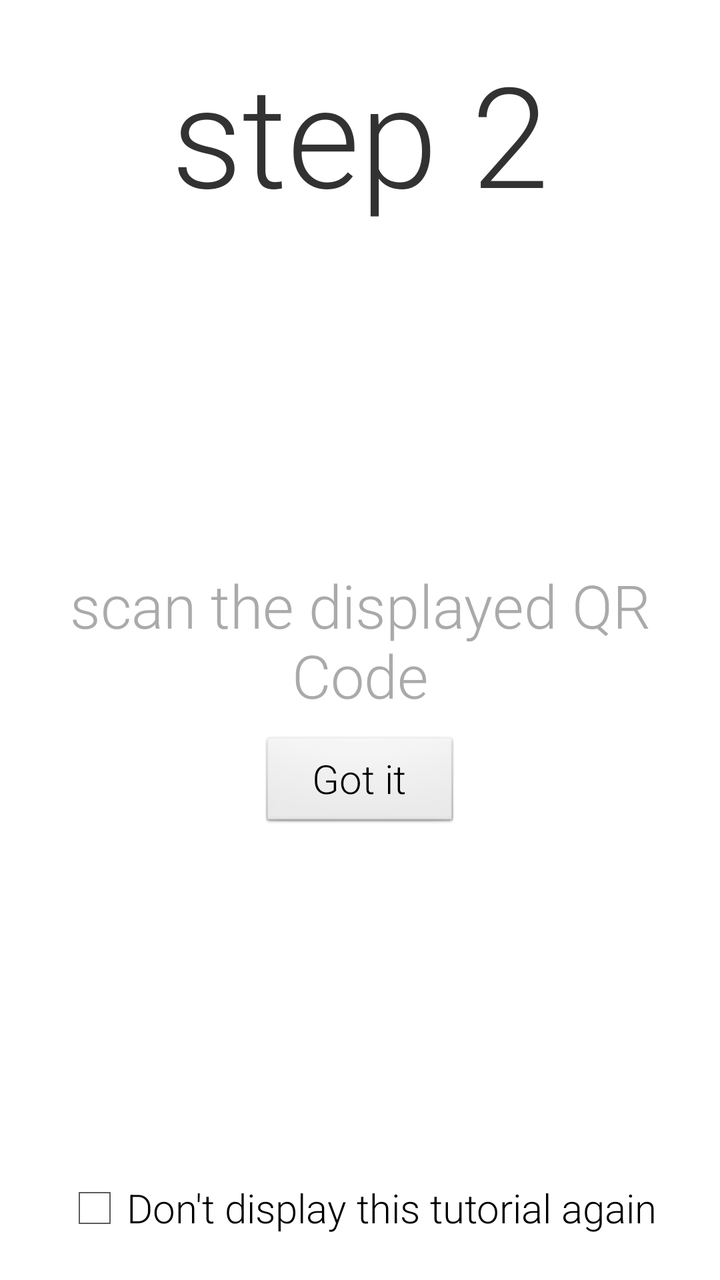
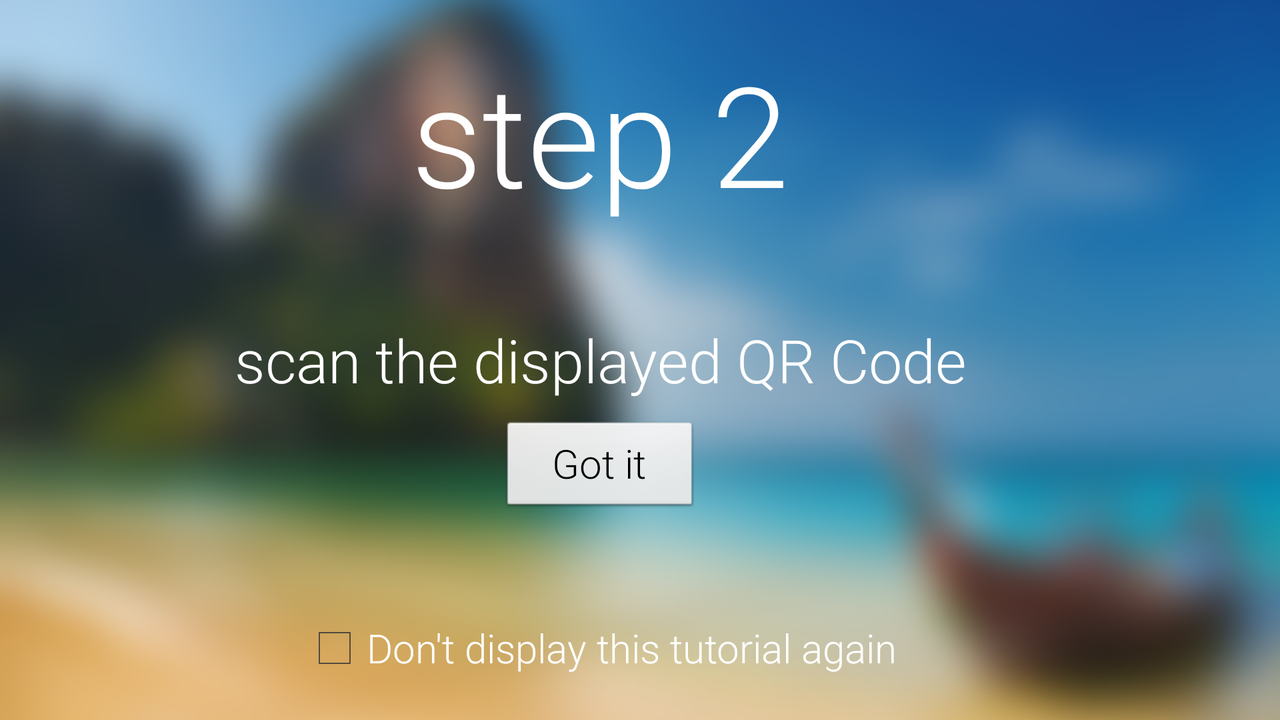

The same Android screen from two of the app's own layout files: first res/layout/ as a phone draws it, then the repository's variant for another configuration, drawn on a device whose configuration selects that folder. Both files follow.
<!-- AndroidManifest.xml: application theme AppTheme -->
<!-- res/layout/tutorial_fragment3.xml -->
<?xml version="1.0" encoding="utf-8"?>
<RelativeLayout xmlns:android="http://schemas.android.com/apk/res/android"
    android:orientation="vertical" android:layout_width="match_parent"
    android:layout_height="match_parent"
    android:paddingLeft="20dp"
    android:paddingRight="20dp">

    <TextView
        android:id="@+id/topTitle"
        android:layout_width="wrap_content"
        android:layout_height="wrap_content"
        android:text="step 2"
        android:fontFamily="sans-serif-light"
        android:textSize="70sp"
        android:layout_alignParentTop="true"
        android:layout_marginTop="20dp"
        android:layout_centerHorizontal="true"/>
    <TextView
        android:id="@+id/middle"
        android:layout_width="wrap_content"
        android:layout_height="wrap_content"
        android:textSize="30sp"
        android:gravity="center"
        android:fontFamily="sans-serif-light"
        android:layout_centerInParent="true"
        android:text="scan the displayed QR Code"
        android:layout_centerHorizontal="true"
        android:textColor="@android:color/darker_gray"/>
    <Button
        android:id="@+id/endTutorialBtn"
        android:layout_below="@+id/middle"
        android:layout_marginTop="10dp"
        android:layout_width="100dp"
        android:layout_height="wrap_content"
        android:layout_centerHorizontal="true"
        style="@android:style/Widget.Button"
        android:fontFamily="sans-serif-light"
        android:textSize="20sp"
        android:text="Got it"/>
    <CheckBox
        android:id="@+id/dontShowTutorialAgain"
        android:layout_alignParentBottom="true"
        android:layout_width="wrap_content"
        android:layout_height="wrap_content"
        android:text="Don't display this tutorial again"
        android:fontFamily="sans-serif-light"
        android:textSize="20sp"
        android:layout_centerHorizontal="true"
        android:layout_marginBottom="20dp"/>
</RelativeLayout>
<!-- resources referenced by this layout -->
<resources>
  <!-- from res/values-v19/ -->
  <style name="AppTheme" parent="android:Theme.Holo.Light.DarkActionBar">
          
      </style>
</resources>
<!-- res/layout-land/tutorial_fragment3.xml (the repository's variant of the layout above) -->
<!-- drawn on the phone turned sideways -->
<?xml version="1.0" encoding="utf-8"?>
<RelativeLayout xmlns:android="http://schemas.android.com/apk/res/android"
    android:layout_width="match_parent"
    android:layout_height="match_parent"
    android:orientation="vertical">
    <ImageView
        android:id="@+id/bg"
        android:layout_width="match_parent"
        android:layout_height="match_parent"
        android:scaleType="centerCrop"
        android:src="@drawable/img5"/>
    <RelativeLayout
        android:layout_width="match_parent"
        android:layout_height="match_parent"
        android:paddingLeft="20dp"
        android:paddingRight="20dp"
        android:layout_marginRight="@dimen/tutorialMarginRight">

        <TextView
            android:id="@+id/topTitle"
            android:layout_width="wrap_content"
            android:layout_height="wrap_content"
            android:layout_alignParentTop="true"
            android:layout_centerHorizontal="true"
            android:layout_marginTop="20dp"
            android:fontFamily="sans-serif-light"
            android:text="step 2"
            android:textColor="@android:color/white"
            android:shadowColor="@android:color/black"
            android:textSize="70sp" />

        <TextView
            android:id="@+id/middle"
            android:layout_width="wrap_content"
            android:layout_height="wrap_content"
            android:layout_centerHorizontal="true"
            android:layout_centerInParent="true"
            android:fontFamily="sans-serif-light"
            android:gravity="center"
            android:textColor="@android:color/white"
            android:shadowColor="@android:color/black"
            android:text="scan the displayed QR Code"
            android:textSize="30sp" />

        <Button
            android:id="@+id/endTutorialBtn"
            style="@android:style/Widget.Button"
            android:layout_width="100dp"
            android:layout_height="wrap_content"
            android:layout_below="@+id/middle"
            android:layout_centerHorizontal="true"
            android:layout_marginTop="10dp"
            android:fontFamily="sans-serif-light"
            android:text="Got it"
            android:textSize="20sp" />

        <CheckBox
            android:id="@+id/dontShowTutorialAgain"
            android:layout_width="wrap_content"
            android:layout_height="wrap_content"
            android:layout_alignParentBottom="true"
            android:layout_centerHorizontal="true"
            android:layout_marginBottom="20dp"
            android:textColor="@android:color/white"
            android:shadowColor="@android:color/black"
            android:fontFamily="sans-serif-light"
            android:text="Don't display this tutorial again"
            android:textSize="20sp" />
    </RelativeLayout>

</RelativeLayout>
<!-- resources referenced by the variant -->
<!-- as the phone turned sideways resolves them -->
<resources>
  <!-- from res/values-v19/ -->
  <dimen name="tutorialMarginRight">40dp</dimen>
  <!-- drawable img5: png bitmap (drawable, 121239 bytes) -->
  <!-- from res/values-v19/ -->
  <style name="AppTheme" parent="android:Theme.Holo.Light.DarkActionBar">
          
      </style>
</resources>
